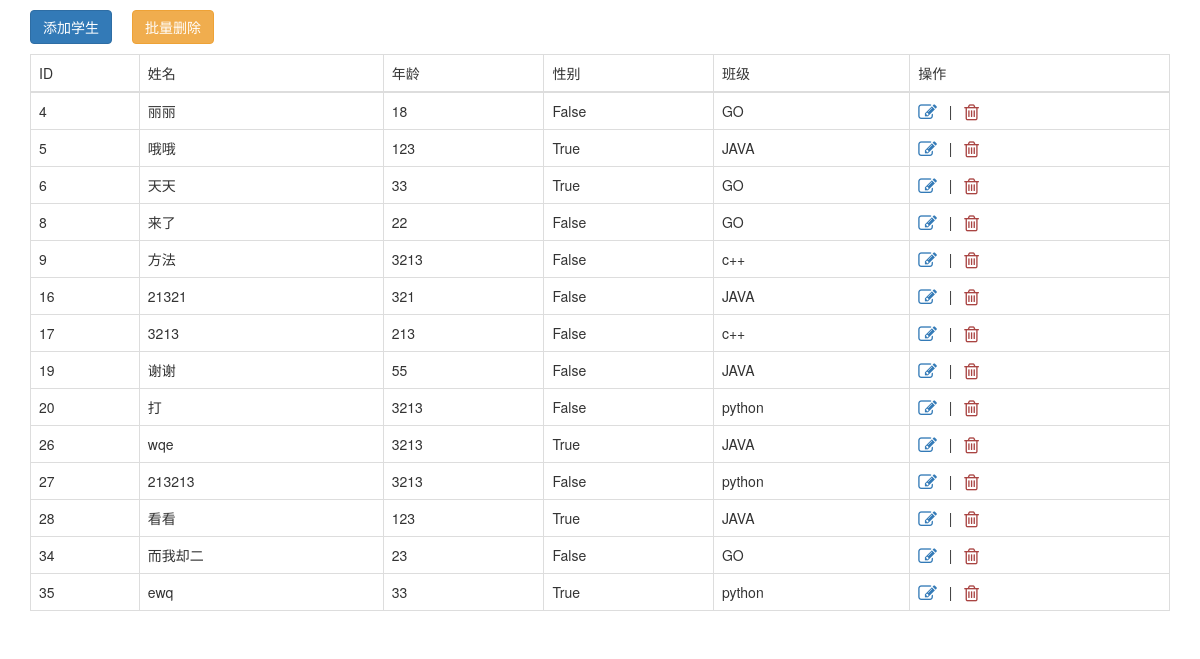
Page /school/students on the committed database.
### school/models.py (models this page shows)
class Students(models.Model):
    name = models.CharField(max_length=32)
    age = models.IntegerField()
    gender = models.BooleanField()
    cs = models.ForeignKey("Classes",on_delete=models.CASCADE)

class Classes(models.Model):
    title = models.CharField(max_length=32)
    teacher = models.ManyToManyField("Teachers")

### school/views.py (the view)
# urls.py: path('students', views.students, name='students'),
def students(request):
    stu_list = models.Students.objects.all()
    cls_list = models.Classes.objects.all()
    return render(request,'students.html',{'stu_list':stu_list,'cls_list':cls_list})

### templates/students.html (shortened to what this page needs)
<!DOCTYPE html>
<html lang="en">
<head>
    <link rel="stylesheet" href="/static/plugin/bootstrap/css/bootstrap.css">
    <link rel="stylesheet" href="/static/plugin/font-awesome/css/font-awesome.css">
</head>
<body>
<div class="container">
    <div style="padding: 10px 0">
        <div>
            <a class="btn btn-primary" id="addBtn">添加学生</a>
            <span class="incon"></span>
            <a class="btn btn-warning" id="addBtn">批量删除</a>
        </div>
    </div>
    <div>
        <table class="table table-bordered table-hover">
            <thead>
            <tr>
                <td>ID</td>
                <td>姓名</td>
                <td>年龄</td>
                <td>性别</td>
                <td>班级</td>
                <td>操作</td>
            </tr>
            </thead>
            <tbody id="tb">
            {% for obj in stu_list %}
                <tr s_id="{{ obj.id }}">
                    <td name="td_id">{{ obj.id }}</td>
                    <td name="td_name">{{ obj.name }}</td>
                    <td name="td_age">{{ obj.age }}</td>
                    <td name="td_gender">{{ obj.gender }}</td>
                    <td name="td_cs">{{ obj.cs.title }}</td>
                    <td>
                        <a class="fa fa-edit fa-lg editrow"></a>
                        <span class="incon">|</span>
                        <a class="text-danger fa fa-trash-o fa-lg delrow"></a>
                    </td>
                </tr>
            {% endfor %}
            </tbody>
        </table>
    </div>
</div>
</body>
</html>

### templates/students.html (style rules this page uses)
.incon { padding: 0 8px; }

### rows in the picture
Students: id "4", name "丽丽", age "18", gender "False", cs "GO"
Students: id "5", name "哦哦", age "123", gender "True", cs "JAVA"
Students: id "6", name "天天", age "33", gender "True", cs "GO"
Students: id "8", name "来了", age "22", gender "False", cs "GO"
Students: id "9", name "方法", age "3213", gender "False", cs "c++"
Students: id "16", name "21321", age "321", gender "False", cs "JAVA"
Students: id "17", name "3213", age "213", gender "False", cs "c++"
Students: id "19", name "谢谢", age "55", gender "False", cs "JAVA"
Students: id "20", name "打", age "3213", gender "False", cs "python"
Students: id "26", name "wqe", age "3213", gender "True", cs "JAVA"
Students: id "27", name "213213", age "3213", gender "False", cs "python"
Students: id "28", name "看看", age "123", gender "True", cs "JAVA"
Students: id "34", name "而我却二", age "23", gender "False", cs "GO"
Students: id "35", name "ewq", age "33", gender "True", cs "python"
